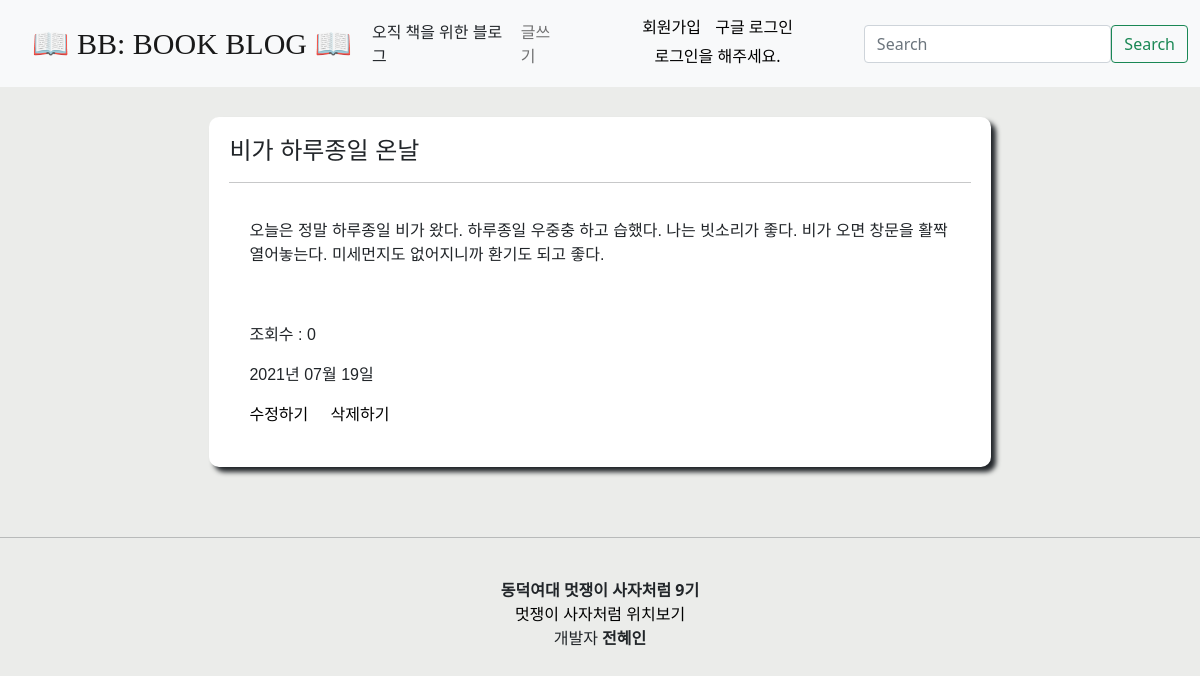
/crudapp/detail/6/, run on an earlier commit of the app's database.
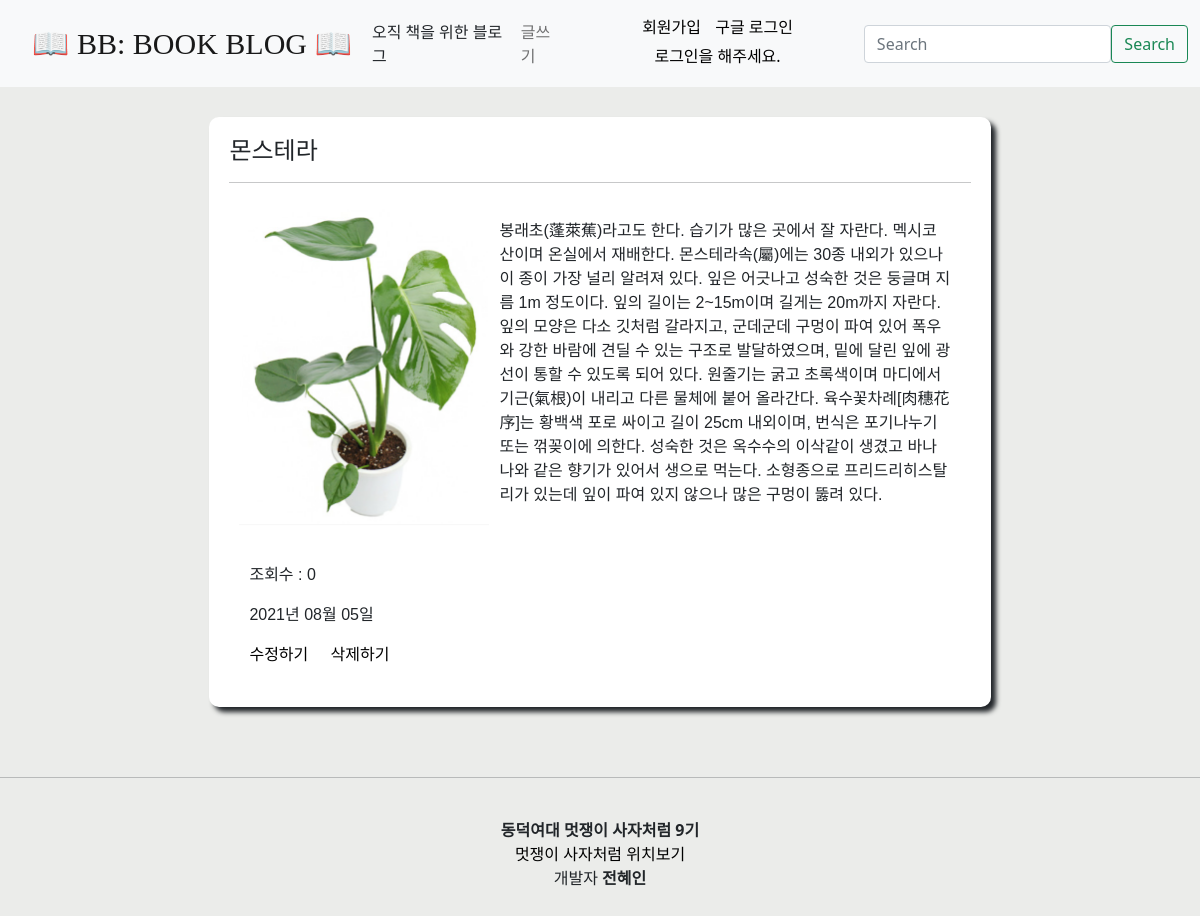
And on a later commit of the database.
### crudapp/models.py (models this page shows, shortened)
class Blog(models.Model):
    title = models.CharField(max_length=200)
    writer = models.CharField(max_length=100)
    pub_date = models.DateTimeField('date published')
    body = models.TextField()
    images = models.ImageField(blank=True, upload_to="images", null=True)
    image_thumbnail = ImageSpecField(source = 'images', processors=[ResizeToFill(120,60)], format='JPEG')
    hits = models.PositiveIntegerField(default=0, verbose_name='조회수')

### crudapp/views.py (the view)
# urls.py: path('detail/<int:id>/', detail, name='detail'),
def detail(request, id):
    blog = get_object_or_404(Blog, pk = id)
    response =  render(request, 'detail.html', {'blog':blog})
    expire_date, now = datetime.now(), datetime.now()
    expire_date += timedelta(days=1)
    expire_date = expire_date.replace(hour=0, minute=0, second=0, microsecond=0)
    expire_date -= now
    max_age = expire_date.total_seconds()
    cookie_value = request.COOKIES.get('hitblog', '_')
    if f'_{id}_' not in cookie_value:
        cookie_value += f'{id}_'
        response.set_cookie('hitblog', value=cookie_value, max_age=max_age, httponly=True)
        blog.hits += 1
        blog.save()
    return response

### crudapp/templates/detail.html (shortened to what this page needs)
{% extends 'base.html' %}
{% block content %}
<div class="container2">
    <h4>{{ blog.title }}</h4>
    <hr>
    <div class="img">
        {% if blog.images %}
            <img width="250px" src="{{ blog.images.url }}">
        {% endif %}
    </div>
    <div class="blog_body">
        <p>{{ blog.body }}</p>
    </div>
    <div class="hits_date">
        <p>조회수 : {{ blog.hits }}</p>
        <p>{{ blog.pub_date | date:"Y년 m월 d일" }}</p>
        <a class="edit_delete" href="{% url 'edit' blog.id %}">수정하기</a>
        <a class="edit_delete" href="{% url 'delete' blog.id %}">삭제하기</a>
    </div>
</div>
{% endblock %}

What changed in the data, as far as the page shows it:
changed Blog: title "비가 하루종일 온날" → "몬스테라"; images: picture added; body "오늘은 정말 하루종일 비가 왔다. 하루종일 우중충 하고 습했다. 나는 빗소리가 좋다. 비가 오면 창문을 활짝 열어놓는다. 미세먼지도 없어지니까 환기도 되고 좋다." → "봉래초(蓬萊蕉)라고도 한다. 습기가 많은 곳에서 잘 자란다. 멕시코산이며 온실에서 재배한다. 몬스테라속(屬)에는 30종 내외가 있으나 이 종이 가장 널리 알려져 있다. 잎은 어긋나고 성숙한 것은 둥글며 지름 1m 정도이다. 잎의 길이는 2~15m이며 길게는 20m까지 자란다. 잎의 모양은 다소 깃처럼 갈라지고, 군데군데 구멍이 파여 있어 폭우와 강한 바람에 견딜 수 있는 구조로 발달하였으며, 밑에 달린 잎에 광선이 통할 수 있도록 되어 있다. 원줄기는 굵고 초록색이며 마디에서 기근(氣根)이 내리고 다른 물체에 붙어 올라간다. 육수꽃차례[肉穗花序]는 황백색 포로 싸이고 길이 25cm 내외이며, 번식은 포기나누기 또는 꺾꽂이에 의한다. 성숙한 것은 옥수수의 이삭같이 생겼고 바나나와 같은 향기가 있어서 생으로 먹는다. 소형종으로 프리드리히스탈리가 있는데 잎이 파여 있지 않으나 많은 구멍이 뚫려 있다."; pub_date "2021년 07월 19일" → "2021년 08월 05일"
